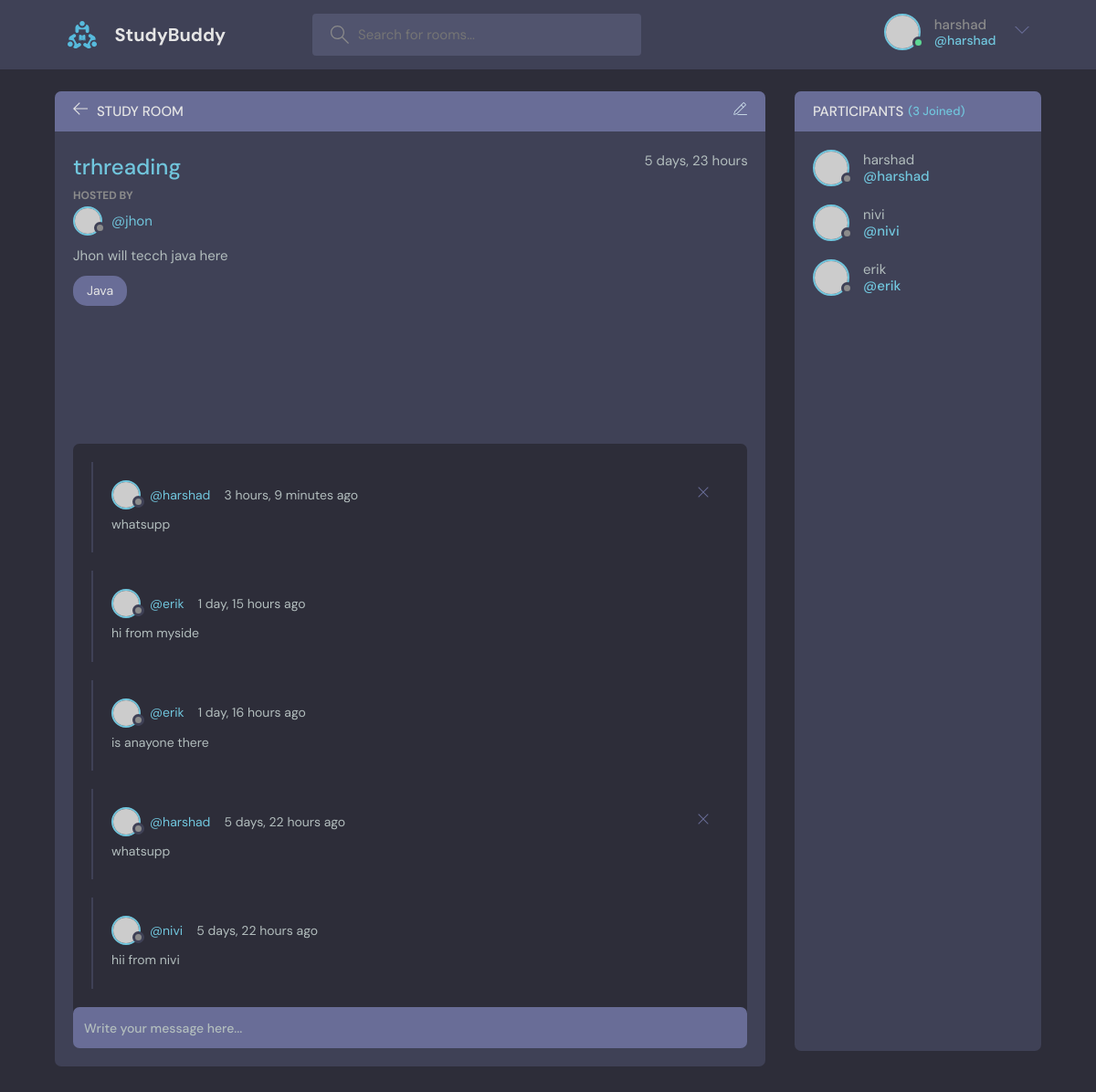
The app's page /room_page/7/ (signed in) with its own data.
### base/models.py (models this page shows, shortened)
class Room(models.Model):
    host = models.ForeignKey(User,on_delete=models.SET_NULL,null=True)
    topic = models.ForeignKey(Topic,on_delete=models.SET_NULL,null=True)
    name = models.CharField(max_length=200)
    description = models.TextField(null=True,blank=True)
    participants = models.ManyToManyField(User,related_name="participants",blank=True)
    updated = models.DateTimeField(auto_now=True)
    created = models.DateTimeField(auto_now_add=True)
    class Meta:
        ordering = ["-updated","-created"]

class Topic(models.Model):
    name = models.CharField(max_length=200)
    def __str__(self) -> str:
        return self.name

class Message(models.Model):
    user = models.ForeignKey(User,on_delete=models.CASCADE)
    room = models.ForeignKey(Room,on_delete=models.CASCADE)
    body = models.TextField()
    updated = models.DateTimeField(auto_now=True)
    created = models.DateTimeField(auto_now_add=True)
    class Meta:
        ordering = ["-updated","-created"]

### base/views.py (the view, shortened to what this page needs)
# urls.py: path('room_page/<str:pk>/',views.room,name="room"),
def room(request,pk):
    room = Room.objects.get(id=pk)
    room_messages = room.message_set.all()
    participants = room.participants.all()
    context = {"participants":participants,"room": room ,"room_messages":room_messages}
    return render(request,"base/room.html",context)

### base/templates/base/room.html (shortened to what this page needs)
{% extends 'main.html'%}
{% block content %}
    <main class="profile-page layout layout--2">
      <div class="container">
        <div class="room">
          <div class="room__top">
            <div class="room__topLeft">
              <a href="{% url 'home' %}">
                <svg version="1.1" xmlns="http://www.w3.org/2000/svg" width="32" height="32" viewBox="0 0 32 32">
                  <title>arrow-left</title>
                  <path
                    d="M13.723 2.286l-13.723 13.714 13.719 13.714 1.616-1.611-10.96-10.96h27.625v-2.286h-27.625l10.965-10.965-1.616-1.607z"
                  ></path>
                </svg>
              </a>
              <h3>Study Room</h3>
            </div>
            <div class="room__topRight">
              <a href="{% url 'update_room' room.id %}">
              </a>
            </div>
          </div>
          <div class="room__box scroll">
            <div class="room__header scroll">
              <div class="room__info">
                <h3>{{ room.name }}</h3>
                <span>{{ room.created | timesince }}</span>
              </div>
              <div class="room__hosted">
                <p>Hosted By</p>
                <a href="{% url 'user_profile' room.host.id %}" class="room__author">
                  <div class="avatar avatar--small">
                    <img src="https://randomuser.me/api/portraits/men/37.jpg" />
                  </div>
                  <span>@{{ room.host.username }}</span>
                </a>
              </div>
              <div class="room__details">
                {{ room.description }}
              </div>
              <span class="room__topics">{{ room.topic }}</span>
            </div>
            <div class="room__conversation">
              <div class="threads scroll">
                {% for room_message in room_messages %}
                <div class="thread">
                  <div class="thread__top">
                    <div class="thread__author">
                      <a href="{% url 'user_profile' room_message.user.id %}" class="thread__authorInfo">
                        <div class="avatar avatar--small">
                          <img src="https://randomuser.me/api/portraits/men/37.jpg" />
                        </div>
                        <span>@{{ room_message.user }}</span>
                      </a>
                      <span class="thread__date">{{ room_message.created | timesince }} ago</span>
                    </div>
                    {% if request.user == room_message.user %}
                    <a href="{% url 'delete_message' room_message.id %}">
                    <div class="thread__delete">
                      <svg version="1.1" xmlns="http://www.w3.org/2000/svg" width="32" height="32" viewBox="0 0 32 32">
                        <title>remove</title>
                        <path
                          d="M27.314 6.019l-1.333-1.333-9.98 9.981-9.981-9.981-1.333 1.333 9.981 9.981-9.981 9.98 1.333 1.333 9.981-9.98 9.98 9.98 1.333-1.333-9.98-9.98 9.98-9.981z"
                        ></path>
                      </svg>
                    </div>
                    </a>
                    {% endif %}
                  </div>
                  <div class="thread__details">
                    {{ room_message.body }}
                  </div>
                </div>
                {% endfor %}
              </div>
            </div>
          </div>
        {% if request.user.is_authenticated %}
          <div class="room__message">
            <form method="POST" action="">{% csrf_token %}<input name="body" placeholder="Write your message here..." /></form>
          </div>
        {% endif %}
        </div>
        <div class="participants">
          <h3 class="participants__top">Participants <span>({{ participants.count}} Joined)</span></h3>
          <div class="participants__list scroll">
            {% for participant in participants %}
            <a href="profile.html" class="participant">
              <div class="avatar avatar--medium">
                <img src="https://randomuser.me/api/portraits/men/37.jpg" />
              </div>
              <p>
                {{ participant.username }}
                <span>@{{ participant.username }}</span>
              </p>
            </a>
            {% endfor %}
          </div>
        </div>
      </div>
    </main>
    {% endblock content %}

### templates/navbar.html (shortened to what this page needs)
{% load static %}
<header class="header header--loggedIn">
    <div class="container">
      <a href="{% url 'home'%}" class="header__logo">
        <img src="{% static 'images/logo.svg' %}" />
        <h1>StudyBuddy</h1>
      </a>
      <form class="header__search" method="GET" action="{% url 'home'%}">
        <label>
          <input name="q" placeholder="Search for rooms..." />
        </label>
      </form>
      <nav class="header__menu">
        {% if request.user.is_authenticated %}
        <div class="header__user">
          <a href="profile.html">
            <div class="avatar avatar--medium active">
              <img src="https://randomuser.me/api/portraits/men/37.jpg" />
            </div>
            <p>{{request.user.username}}<span>@{{request.user.username}}</span></p>
          </a>
          <button class="dropdown-button">
            <svg version="1.1" xmlns="http://www.w3.org/2000/svg" width="32" height="32" viewBox="0 0 32 32">
              <title>chevron-down</title>
              <path d="M16 21l-13-13h-3l16 16 16-16h-3l-13 13z"></path>
            </svg>
          </button>
        </div>
        {% else %}
        <a href="{% url 'login' %}">
          <img src="{% static 'images/avatar.svg' %}" />
          <p>Login</p>
        </a>
        {% endif %}
      </nav>
    </div>
  </header>

### records on screen
Room: name "trhreading", created "5 days, 23 hours", host.username "jhon", description "Jhon will tecch java here", topic "Java"
Message: user "harshad", created "3 hours, 9 minutes", body "whatsupp"
Message: user "erik", created "1 day, 15 hours", body "hi from myside"
Message: user "erik", created "1 day, 16 hours", body "is anayone there"
Message: user "harshad", created "5 days, 22 hours", body "whatsupp"
Message: user "nivi", created "5 days, 22 hours", body "hii from nivi"

### other values on screen
{{ request.user.username }} "harshad"
{{ participants.count }} "3"
{{ participant.username }} "harshad"
{{ participant.username }} "nivi"
{{ participant.username }} "erik"
